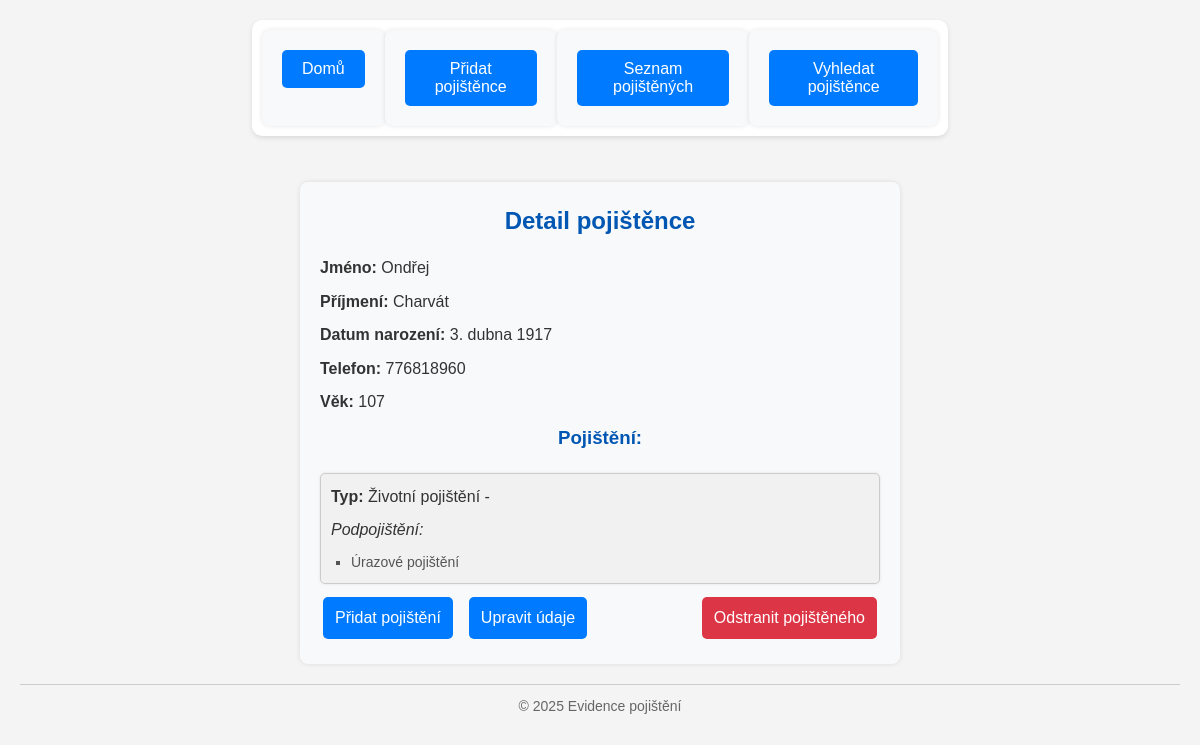
Page /insured/27/ on the committed database.
### insurance/models.py (models this page shows, shortened)
class InsuredPerson(models.Model):
    first_name = models.CharField(max_length=50)
    last_name = models.CharField(max_length=50)
    birth_date = models.DateField(null=True, blank=True) # Datum narození místo věku
    phone = models.CharField(max_length=9)
    @property
    def age(self):
        import datetime
        if not self.birth_date:
            return "Neznámé"  # nebo vrátit např. 0, či prázdný string
        today = datetime.date.today()
        age = today.year - self.birth_date.year - ((today.month, today.day) < (self.birth_date.month, self.birth_date.day))
        return age

class Insurance(models.Model):
    TYPE_CHOICES = [
        ('life', 'Životní pojištění'),
        ('travel', 'Cestovní pojištění'),
        ('property', 'Majetkové pojištění'),
    ]
    insured_person = models.ForeignKey(InsuredPerson, on_delete=models.CASCADE)
    insurance_type = models.CharField(max_length=20, choices=TYPE_CHOICES)
    duration_years = models.IntegerField()

class SubInsurance(models.Model):
    insurance = models.ForeignKey(Insurance, on_delete=models.CASCADE)
    name = models.CharField(max_length=100)
    price = models.IntegerField()

### insurance/views.py (the view)
# urls.py: path('insured/<int:person_id>/', views.insured_detail, name='insured_detail'),
def insured_detail(request, person_id):
    person = get_object_or_404(InsuredPerson, id=person_id)
    return render(request, 'insurance/insured_detail.html', {'person': person})

### insurance/templates/insurance/insured_detail.html (shortened to what this page needs)
{% load static %}
<!DOCTYPE html>
<html lang="cs">
<head>
    <link rel="stylesheet" href="{% static 'css/blog.css' %}">
</head>
<body>
    <div class="navigacni_menu">
        <form action="{% url 'index' %}" method="get">
            <button type="submit">Domů</button>
        </form>
        <form action="{% url 'add_insured_with_insurance' %}" method="get">
            <button type="submit">Přidat pojištěnce</button>
        </form>
        <form action="{% url 'insured_list' %}" method="get">
            <button type="submit">Seznam pojištěných</button>
        </form>
        <form action="{% url 'search_insured' %}" method="get">
            <button type="submit">Vyhledat pojištěnce</button>
        </form>
    </div>
    <br>
    <div class="detail-pojistence">
        <h2>Detail pojištěnce</h2>
        <p><strong>Jméno:</strong> {{ person.first_name }}</p>
        <p><strong>Příjmení:</strong> {{ person.last_name }}</p>
        <p><strong>Datum narození:</strong> {{ person.birth_date }}</p>
        <p><strong>Telefon:</strong> {{ person.phone }}</p>
        <p><strong>Věk:</strong> {{ person.age }}</p>
        <h3>Pojištění:</h3>
        {% if person.insurance_set.all %}
            <ul class="pojisteni-seznam">
                {% for insurance in person.insurance_set.all %}
                    <li class="pojisteni-polozka">
                        <strong>Typ:</strong> {{ insurance.get_insurance_type_display }} -
                        {% if insurance.subinsurance_set.all %}
                            <p><em>Podpojištění:</em></p>
                            <ul class="subpojisteni-seznam">
                                {% for sub in insurance.subinsurance_set.all %}
                                    <li class="subpojisteni-polozka">{{ sub.name }}</li>
                                {% endfor %}
                            </ul>
                        {% endif %}
                    </li>
                {% endfor %}
            </ul>
        {% else %}
            <p>Žádné pojištění nenalezeno.</p>
        {% endif %}
        <div class="akce-pojisteny">
            <a href="{% url 'add_insurance' person.id %}" class="tlacitko">Přidat pojištění</a>
            <a href="{% url 'edit_insured' person.id %}" class="tlacitko">Upravit údaje</a>
            <a href="{% url 'delete_insured_with_password' person.id %}"
               class="tlacitko tlacitko-smazat">
                Odstranit pojištěného
            </a>
        </div>
    </div>
    <footer>
        <p>&copy; 2025 Evidence pojištění</p>
    </footer>
</body>
</html>

### static/css/blog.css (style rules this page uses)
* { margin: 0; padding: 0; box-sizing: border-box; font-family: Arial, sans-serif; }
body { background-color: #f4f4f4; color: #333; line-height: 1.6; padding: 20px; }
h1, h2, h3 { text-align: center; color: #0056b3; margin-bottom: 20px; }
form { background: #f8f9fa; padding: 20px; border-radius: 8px; box-shadow: 0px 0px 5px rgba(0, 0, 0, 0.1); max-width: 500px; margin: 20px auto; }
button { background: #007bff; color: white; padding: 10px 15px; border: none; border-radius: 5px; cursor: pointer; transition: background 0.3s; }
footer { text-align: center; margin-top: 20px; padding-top: 10px; border-top: 1px solid #ccc; font-size: 14px; color: #666; }
.navigacni_menu { display: flex; justify-content: space-between; background-color: #fff; padding: 10px; border-radius: 10px; box-shadow: 0 2px 5px rgba(0, 0, 0, 0.1); margin-left: 20%; margin-right: 20%; }
.navigacni_menu form { margin: 0; flex-grow: 1; }
.navigacni_menu button { padding: 10px 20px; border: none; background-color: #007bff; color: white; font-size: 16px; border-radius: 5px; cursor: pointer; transition: background 0.3s; width: 100%; }
.detail-pojistence { background: #f8f9fa; padding: 20px; border-radius: 8px; box-shadow: 0px 0px 5px rgba(0, 0, 0, 0.1); max-width: 600px; margin: 20px auto; }
.detail-pojistence h2 { text-align: center; color: #0056b3; margin-bottom: 15px; }
.detail-pojistence p { font-size: 16px; margin: 8px 0; }
.pojisteni-seznam { list-style-type: none; padding: 0; }
.pojisteni-polozka { background: #fff; padding: 15px; margin-bottom: 10px; border-radius: 5px; border: 1px solid #ddd; box-shadow: 0px 0px 3px rgba(0, 0, 0, 0.1); }
.subpojisteni-seznam { list-style-type: square; margin: 5px 0 0 20px; }
.subpojisteni-polozka { font-size: 14px; color: #555; }
.pojisteni-polozka { background: #f1f1f1; padding: 10px; margin-bottom: 8px; border-radius: 5px; border: 1px solid #ccc; }
.subpojisteni-seznam { list-style-type: square; margin-left: 20px; }
.tlacitko { display: inline-block; padding: 8px 12px; margin: 5px 3px; background: #007bff; color: #fff; text-decoration: none; border-radius: 5px; transition: background 0.3s; }
.tlacitko-smazat { background: #dc3545; }
.akce-pojisteny { display: flex; justify-content: flex-start; gap: 10px; }
.akce-pojisteny .tlacitko-smazat { margin-left: auto; }

### rows in the picture
InsuredPerson: first_name "Ondřej", last_name "Charvát", birth_date "3. dubna 1917", phone "776818960", age "107"
Insurance: insurance_type "Životní pojištění"
SubInsurance: name "Úrazové pojištění"
